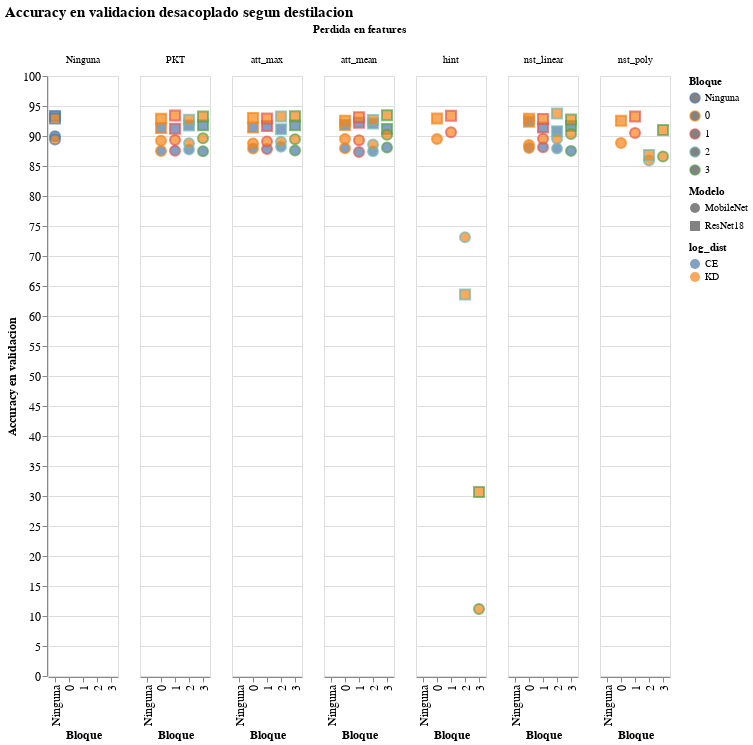

Notebook code cell kept with this figure:
### Code cell
grafico_con_columnas(source,fill='log_dist')
